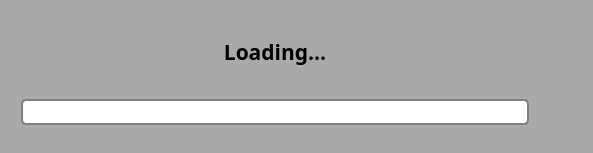
<?xml version="1.0" encoding="UTF-8"?>
<ui version="4.0">
 <class>Dialog</class>
 <widget class="QDialog" name="Dialog">
  <property name="enabled">
   <bool>true</bool>
  </property>
  <property name="geometry">
   <rect>
    <x>0</x>
    <y>0</y>
    <width>593</width>
    <height>153</height>
   </rect>
  </property>
  <property name="sizePolicy">
   <sizepolicy hsizetype="Minimum" vsizetype="Minimum">
    <horstretch>0</horstretch>
    <verstretch>0</verstretch>
   </sizepolicy>
  </property>
  <property name="minimumSize">
   <size>
    <width>50</width>
    <height>50</height>
   </size>
  </property>
  <property name="windowTitle">
   <string>Dialog</string>
  </property>
  <property name="styleSheet">
   <string notr="true">QDialog {
    background-color: #A9A9A9; 
}</string>
  </property>
  <layout class="QHBoxLayout" name="horizontalLayout_2">
   <item>
    <layout class="QHBoxLayout" name="horizontalLayout">
     <property name="leftMargin">
      <number>10</number>
     </property>
     <item>
      <layout class="QVBoxLayout" name="verticalLayout">
       <item>
        <widget class="QLabel" name="label">
         <property name="sizePolicy">
          <sizepolicy hsizetype="Preferred" vsizetype="Minimum">
           <horstretch>0</horstretch>
           <verstretch>0</verstretch>
          </sizepolicy>
         </property>
         <property name="maximumSize">
          <size>
           <width>16777215</width>
           <height>50</height>
          </size>
         </property>
         <property name="font">
          <font>
           <family>Book Antiqua</family>
           <pointsize>16</pointsize>
           <weight>75</weight>
           <bold>true</bold>
          </font>
         </property>
         <property name="layoutDirection">
          <enum>Qt::LeftToRight</enum>
         </property>
         <property name="frameShape">
          <enum>QFrame::NoFrame</enum>
         </property>
         <property name="text">
          <string>Loading...</string>
         </property>
         <property name="textFormat">
          <enum>Qt::RichText</enum>
         </property>
         <property name="scaledContents">
          <bool>false</bool>
         </property>
         <property name="alignment">
          <set>Qt::AlignCenter</set>
         </property>
         <property name="margin">
          <number>1</number>
         </property>
        </widget>
       </item>
       <item>
        <widget class="QProgressBar" name="progressBar">
         <property name="styleSheet">
          <string notr="true">QProgressBar {
    border: 2px solid grey;
    border-radius: 5px;
    background-color: #FFFFFF;
}

QProgressBar::chunk {
    background-color: #05B8CC; 
}</string>
         </property>
         <property name="maximum">
          <number>100</number>
         </property>
         <property name="value">
          <number>0</number>
         </property>
         <property name="textVisible">
          <bool>false</bool>
         </property>
        </widget>
       </item>
      </layout>
     </item>
     <item>
      <spacer name="horizontalSpacer">
       <property name="orientation">
        <enum>Qt::Horizontal</enum>
       </property>
       <property name="sizeType">
        <enum>QSizePolicy::Fixed</enum>
       </property>
       <property name="sizeHint" stdset="0">
        <size>
         <width>40</width>
         <height>20</height>
        </size>
       </property>
      </spacer>
     </item>
     <item>
      <widget class="QLabel" name="label_2">
       <property name="text">
        <string/>
       </property>
       <property name="pixmap">
        <pixmap>res/pic/dingzhen.jpg</pixmap>
       </property>
      </widget>
     </item>
    </layout>
   </item>
  </layout>
 </widget>
 <resources/>
 <connections/>
</ui>
